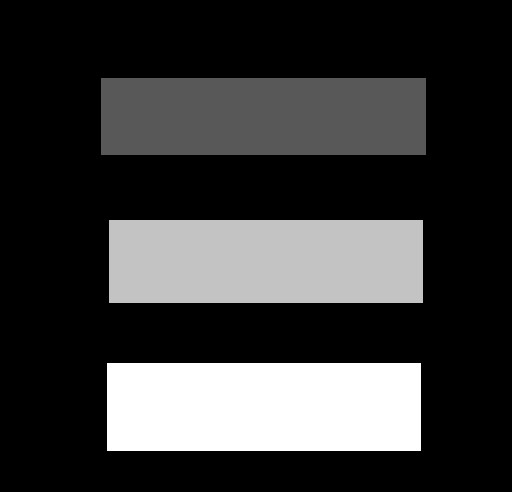
#> input picture dataset/graylevel.jpg, 512 x 492 px, found by its file name
$ python 62011178_code04.py
#> lines starting #> are read from the running program, lines starting #| are printed output that depends on the picture
# Histogram graph

from cv2 import cv2
from matplotlib import pyplot as plot

img = cv2.imread("dataset/graylevel.jpg")
#> img is the input picture: shape (492, 512, 3); min 0, max 255, mean 56.9
full_His = cv2.calcHist([img],[0],None,[256],[0,256])
#> full_His = 256 values, max 171683 at index 0, min 0 at index 11, mean 984

cv2.imshow("Gray level",img)
plot.plot(full_His)
plot.show()
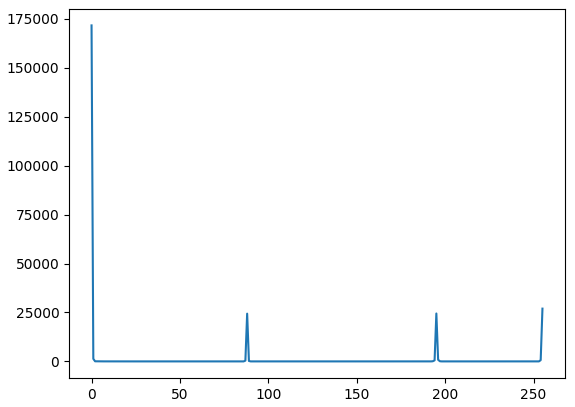
#> figure drawn by matplotlib, 1 panel; curve peaks at x = 0, y = 171683

cv2.waitKey(0)
cv2.destroyAllWindows()
